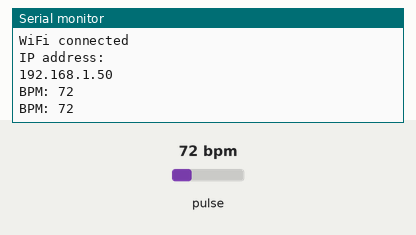
This sketch was run on a simulated ESP8266 (NodeMCU). On the bench: the last lines printed to the serial monitor. The test bench sets the inputs (shaded band); at power-on: pulse 72 bpm. WiFi joins after 1.5 s; servers stay silent unless stated; no MQTT or app messages arrive unless stated.

Above: at 2.7 s.
2.8 s: pulse set to 42 bpm
At 4.2 s:
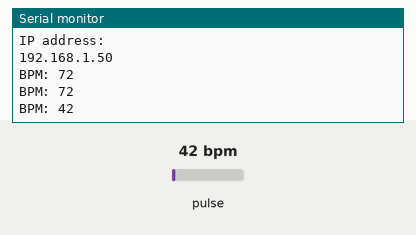
4.3 s: pulse set to 70 bpm
At 7.9 s:
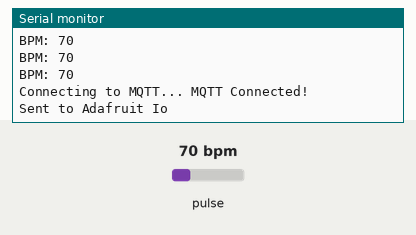
Timing chart, 0 to 9.4 s (numbered marks = the images above; inputs shaded):
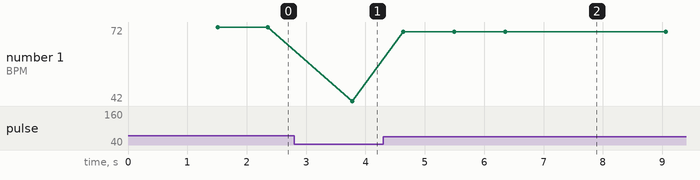

The sketch:

pulseSensorAdafruitIo.ino
```cpp
// (licence header left out)
/*
   Every Sketch that uses the PulseSensor Playground must
   define USE_ARDUINO_INTERRUPTS before including PulseSensorPlayground.h.
   Here, #define USE_ARDUINO_INTERRUPTS false tells the library to
   not use interrupts to read data from the PulseSensor.

   If you want to use interrupts, simply change the line below
   to read:
     #define USE_ARDUINO_INTERRUPTS true

   Set US_PS_INTERRUPTS to false if either
   1) Your Arduino platform's interrupts aren't yet supported
   by PulseSensor Playground, or
   2) You don't wish to use interrupts because of the side effects.

   NOTE: if US_PS_INTERRUPTS is false, your Sketch must
   call pulse.sawNewSample() at least once every 2 milliseconds
   to accurately read the PulseSensor signal.
*/

#define USE_ARDUINO_INTERRUPTS false
#include <PulseSensorPlayground.h>
#include <ESP8266WiFi.h>
#include "Adafruit_MQTT.h"
#include "Adafruit_MQTT_Client.h"

/************************* WiFi Access Point *********************************/

#define WLAN_SSID       "WIFI NAME SSID"
#define WLAN_PASS       "WIFI PASSWORD"

/************************* Adafruit.io Setup *********************************/

#define AIO_SERVER      "io.adafruit.com"
#define AIO_SERVERPORT  1883                   // use 8883 for SSL
#define AIO_USERNAME    "---USERNAME---"
#define AIO_KEY         "---IO KEY---"

/************ Global State (you don't need to change this!) ******************/

// Create an ESP8266 WiFiClient class to connect to the MQTT server.
WiFiClient client;
// or... use WiFiFlientSecure for SSL
//WiFiClientSecure client;

// Setup the MQTT client class by passing in the WiFi client and MQTT server and login details.
Adafruit_MQTT_Client mqtt(&client, AIO_SERVER, AIO_SERVERPORT, AIO_USERNAME, AIO_KEY);

/****************************** Feeds ***************************************/

// Setup a feed called 'photocell' for publishing.
// Notice MQTT paths for AIO follow the form: <username>/feeds/<feedname>
Adafruit_MQTT_Publish pulseIO = Adafruit_MQTT_Publish(&mqtt, AIO_USERNAME "/feeds/pulseSensor");

/*************************** Sketch Code ************************************/

// Bug workaround for Arduino 1.6.6, it seems to need a function declaration
// for some reason (only affects ESP8266, likely an arduino-builder bug).
void MQTT_connect();


const int PULSE_INPUT = A0;
const int THRESHOLD = 550;   // Adjust this number to avoid noise when idle
int currentMillis = 0;    // stores the value of millis() in each iteration of loop()
const int waitforpulse = 50000; // wait for sensor to get enough sample
byte samplesUntilReport;
const byte SAMPLES_PER_SERIAL_SAMPLE = 10;


/*
   All the PulseSensor Playground functions.
*/
PulseSensorPlayground pulseSensor;

unsigned long previousMillisA = 0;
int myBPM =0;

void setup() {

  Serial.begin(115200);
  delay(10);

  Serial.println(F("Adafruit MQTT demo"));

  // Connect to WiFi access point.
  Serial.println(); Serial.println();
  Serial.print("Connecting to ");
  Serial.println(WLAN_SSID);

  WiFi.begin(WLAN_SSID, WLAN_PASS);
  while (WiFi.status() != WL_CONNECTED) {
    delay(500);
    Serial.print(".");
  }
  Serial.println();

  Serial.println("WiFi connected");
  Serial.println("IP address: "); Serial.println(WiFi.localIP());

  // Configure the PulseSensor manager.
  pulseSensor.analogInput(PULSE_INPUT);

  pulseSensor.setSerial(Serial);
  pulseSensor.setThreshold(THRESHOLD);

  // Skip the first SAMPLES_PER_SERIAL_SAMPLE in the loop().
  samplesUntilReport = SAMPLES_PER_SERIAL_SAMPLE;

}

uint32_t x=0;

void loop() {
  unsigned long currentMillis = millis();

  myBPM = pulseSensor.getBeatsPerMinute();

  if (pulseSensor.sawNewSample()) {

      if (pulseSensor.sawStartOfBeat()) {
       //Serial.println("♥  A HeartBeat Happened ! "); // If test is "true", print a message "a heartbeat happened".
       Serial.print("BPM: ");                        // Print phrase "BPM: "
       Serial.println(myBPM);                        // Print the value inside of myBPM.
       }
  }

  if ((currentMillis - previousMillisA > 7000) && (myBPM<200)) {
  MQTT_connect();
  pulseIO.publish(myBPM);
  Serial.println("Sent to Adafruit Io");
  delay(2000);
  previousMillisA = currentMillis;
  } else if ((currentMillis - previousMillisA > 7000) && (myBPM>200)) {
    Serial.println("Wrong Reading");
    previousMillisA = currentMillis;
    }

}

void MQTT_connect() {
  int8_t ret;

  // Stop if already connected.
  if (mqtt.connected()) {
    return;
  }

  Serial.print("Connecting to MQTT... ");

  uint8_t retries = 3;
  while ((ret = mqtt.connect()) != 0) { // connect will return 0 for connected
       Serial.println(mqtt.connectErrorString(ret));
       Serial.println("Retrying MQTT connection in 5 seconds...");
       mqtt.disconnect();
       delay(5000);  // wait 5 seconds
       retries--;
       if (retries == 0) {
         // basically die and wait for WDT to reset me
         while (1);
       }
  }
  Serial.println("MQTT Connected!");
}
```

Measured:
- after the input at 2.8 s, the serial monitor: prints a new line after 0.98 s (image 1)
- after the input at 4.3 s, the serial monitor: prints a new line after 0.34 s (image 2)
- plotted number 1: 72 → 42 after the input at 2.8 s, 42 → 70 after the input at 4.3 s
